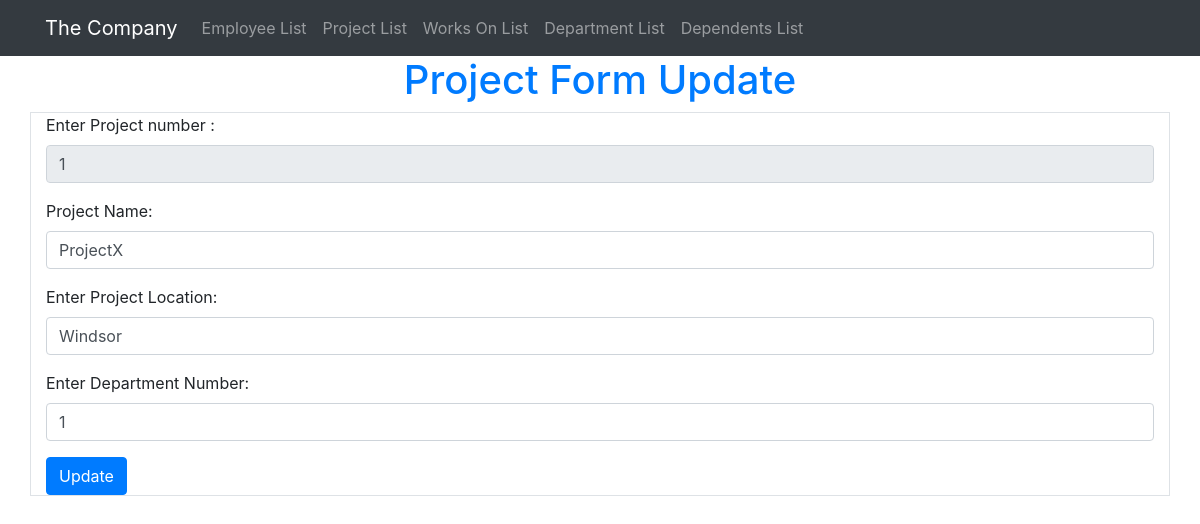
Page /4150/addproject.php?id=1 on the committed database.
### tables this page shows
CREATE TABLE Projects(Pname VARCHAR(15) NOT NULL,
	Pnumber INT NOT NULL,
	Plocation VARCHAR(15) NULL,
	Dnum INT NOT NULL,
	PRIMARY KEY (Pnumber),
	UNIQUE (Pname));

### 4150/model.php (called while the page is built, shortened)
<?php
class DB
{
    public $con;
    public function __construct()
    {
        $this->con = mysqli_connect(DB_HOST, DB_USER, DB_PASSWORD);
        mysqli_select_db($this->con, DB_NAME);
        mysqli_query($this->con, "SET NAMES 'utf8'");
    }
    public function select($sql){
        try {
            $data = [];
            $result = mysqli_query($this->con, $sql);
            if (mysqli_num_rows($result) > 0) {
                while($row = mysqli_fetch_assoc($result)) {
                    $data[] = $row;
                }
            }
            return $data;
        } catch (Exception $ex) {
            return false;
        }
    }
}

### 4150/controllersearchproject.php (called while the page is built, shortened)
<?php
    require "model.php";
    $db = new DB();
	if (isset($_POST['searchproject'])) {
        $pnumber = $_POST['pnumber'];
      	if (!empty($pnumber)) {
          $data = $db->select("SELECT Pnumber,Plocation,Pname,Dnum FROM Projects WHERE Pnumber = '{$pnumber}'");
          $arr = array();
          foreach ($data as $index => $t) {
              if (isset($arr[$t["Pnumber"]])) {
                  unset($data[$index]);
                  continue;
              }
              $arr[$t["Pnumber"]] = true;
          }
        }
        else {
          $data = $db->select("SELECT Pnumber,Plocation,Pname,Dnum FROM Projects WHERE Pnumber = '{$pnumber}'");
            foreach ($data as $index => $t) {
                if (isset($arr[$t["Pnumber"]])) {
                    unset($data[$index]);
                    continue;
                }
                $arr[$t["Pnumber"]] = true;
            }
          }
    }
		elseif (isset($_GET['id'])) {
        $id = $_GET['id'];
        $values =  $db->select("SELECT * FROM Projects WHERE Pnumber = '{$id}'");
        $result = $values[0];
    }
?>

### 4150/addproject.php (the view, shortened to what this page needs)
<?php require "controllersearchproject.php"; ?>
<html>
<head>
    <link rel="stylesheet" href="https://maxcdn.bootstrapcdn.com/bootstrap/4.5.2/css/bootstrap.min.css">
</head>
<body>
    <?php include 'menu.php'; ?>
    <h1 class="text-primary text-center"><?= isset($result['Pnumber']) ? 'Project Form Update' : 'Project Form Create' ?></h1>
    <form class="container border" method="post" action="<?= preg_replace('/\/[A-Za-z0-9]+(\.*\w*)(\?(.)*)*$/', '/', $_SERVER['REQUEST_URI']); ?>controllersearchproject.php">
        <div class="form-group">
            <label for="pnumber">Enter Project number :</label>
            <input type="text" class="form-control" name="pnumber" value="<?= isset($result['Pnumber']) ? $result['Pnumber'] : '' ?>" <?= isset($result['Pnumber']) ? 'readonly' : '' ?>>
        </div>
        <div class="form-group">
            <label for="pname">Project Name:</label>
            <input type="text" class="form-control" name="pname" value="<?= isset($result['Pname']) ? $result['Pname'] : '' ?>" required>
        </div>
        <div class="form-group">
            <label for="plocation">Enter Project Location:</label>
            <input type="text" class="form-control" name="plocation" value="<?= isset($result['Plocation']) ? $result['Plocation'] : '' ?>" required>
        </div>
        <div class="form-group">
            <label for="dnum">Enter Department Number:</label>
           <input type="text" class="form-control" name="dnum" value="<?= isset($result['Dnum']) ? $result['Dnum'] : '' ?>" required>
        </div>
        <button type="submit" class="btn btn-primary" name="<?= isset($result['Pnumber']) ? 'update' : 'submit' ?>"><?= isset($result['Pnumber']) ? 'Update' : 'Submit' ?></button>
    </form>
</body>
</html>

### rows in the picture
projects: pnumber "1", pname "ProjectX", plocation "Windsor", dnum "1"
